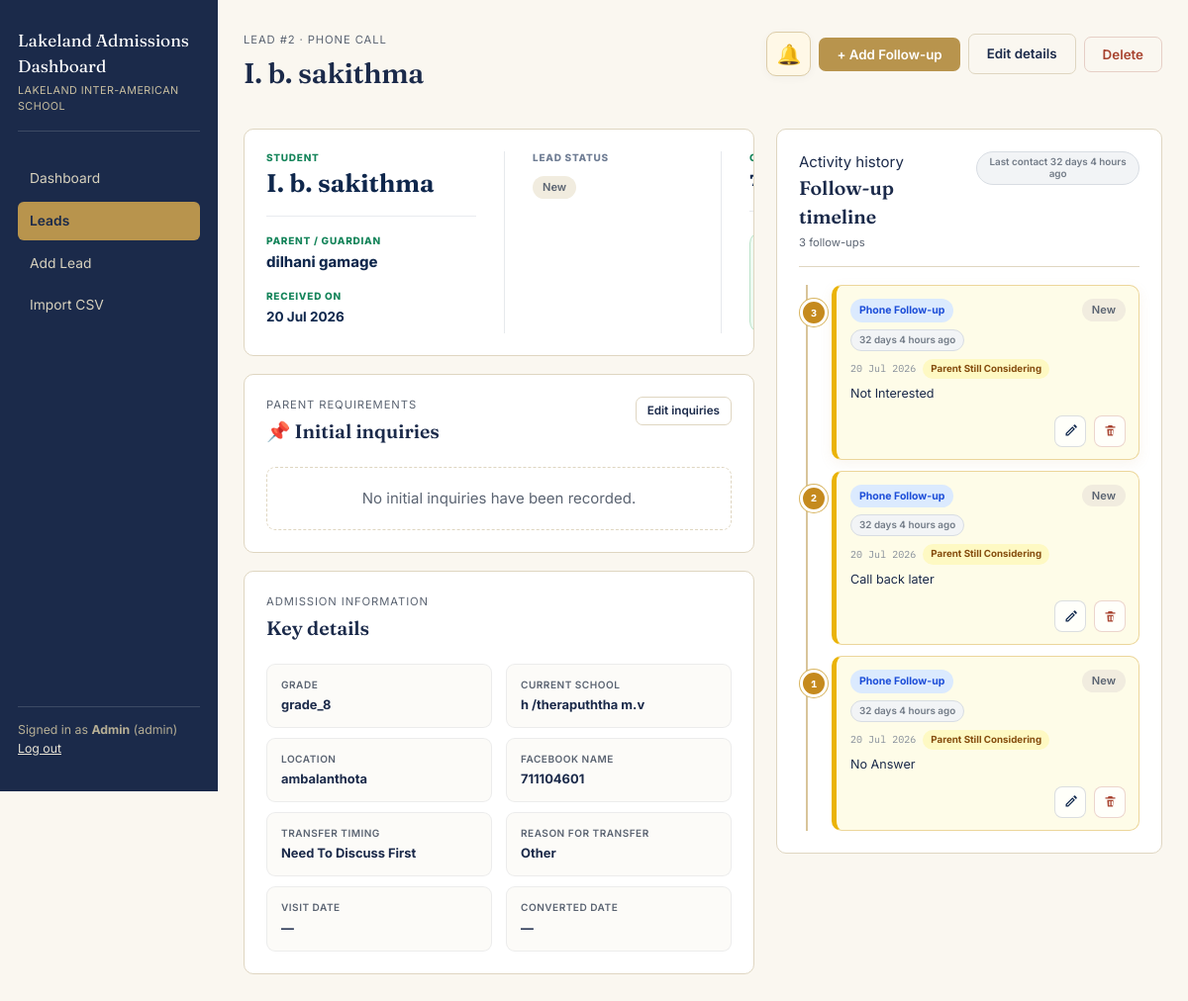
The page /lead_view.php?id=2 (signed in) on the database its author committed.
### tables this page shows
CREATE TABLE IF NOT EXISTS leads (
  id INT AUTO_INCREMENT PRIMARY KEY,
  received_date DATE NOT NULL,
  source ENUM('lead_form','whatsapp','facebook','call_in','walk_in','referral','other') NOT NULL DEFAULT 'other',
  grade VARCHAR(50) DEFAULT '',
  contact VARCHAR(50) DEFAULT '',
  parent_name VARCHAR(120) DEFAULT '',
  child_name VARCHAR(120) DEFAULT '',
  current_school VARCHAR(180) DEFAULT '',
  location VARCHAR(120) DEFAULT '',
  fb_name VARCHAR(120) DEFAULT '',
  inquiry_notes TEXT,
  transfer_period VARCHAR(120) DEFAULT '',
  reason VARCHAR(150) DEFAULT '',
  status ENUM(
    'new',
    'contacted',
    'high_quality',
    'follow_up',
    'visit_scheduled',
    'visited',
    'converted',
    'not_interested',
    'rejected',
    'random_click'
  ) NOT NULL DEFAULT 'new',
  rejection_reason VARCHAR(255) DEFAULT NULL,
  visit_date DATE DEFAULT NULL,
  converted_date DATE DEFAULT NULL,
  created_at TIMESTAMP DEFAULT CURRENT_TIMESTAMP,
  updated_at TIMESTAMP DEFAULT CURRENT_TIMESTAMP ON UPDATE CURRENT_TIMESTAMP
);

CREATE TABLE IF NOT EXISTS follow_ups (
  id INT AUTO_INCREMENT PRIMARY KEY,
  lead_id INT NOT NULL,
  followup_number INT NOT NULL,
  followup_date DATE NOT NULL,
  followup_time TIME DEFAULT NULL,
  notes TEXT,
  next_action_date DATE DEFAULT NULL,
  created_at TIMESTAMP DEFAULT CURRENT_TIMESTAMP,
  FOREIGN KEY (lead_id) REFERENCES leads(id) ON DELETE CASCADE
);

### lead_view.php (the view, shortened to what the rows shown need)
<?php
require_once __DIR__ . '/includes/auth.php';
require_once __DIR__ . '/includes/helpers.php';
$db = get_db();
$id = (int)($_GET['id'] ?? 0);
function crm_dt(?string $date, ?string $time = null): ?DateTime
{
    try { return new DateTime($date . ' ' . ($time ?: '00:00:00')); }
    catch (Throwable $e) { return null; }
}
function crm_time_ago(?string $date, ?string $time = null): string
{
    $then = crm_dt($date, $time);
    $seconds = max(0, time() - $then->getTimestamp());
    $days = intdiv($seconds, 86400);
    $hours = intdiv($seconds % 86400, 3600);
    $parts = [];
    if ($days > 0) $parts[] = $days . ' day' . ($days === 1 ? '' : 's');
    if ($hours > 0) $parts[] = $hours . ' hour' . ($hours === 1 ? '' : 's');
    return implode(' ', $parts) . ' ago';
}
$stmt = $db->prepare(
    'SELECT *
     FROM leads
     WHERE id = ?'
);
$stmt->execute([$id]);
$lead = $stmt->fetch();
$fu = $db->prepare(
    'SELECT *
     FROM follow_ups
     WHERE lead_id = ?
     ORDER BY followup_number DESC, followup_date DESC, followup_time DESC, id DESC'
);
$fu->execute([$id]);
$followups = $fu->fetchAll();
$followupCount = count($followups);
$latestFollowup = $followupCount ? $followups[0] : null;
$scheduleOptionsByFollowup = [];
$followupTypeLabels = [
    'phone_call' => 'Phone Follow-up',
    'whatsapp_admission' => 'WhatsApp Admission Reminder',
    'whatsapp_engagement' => 'WhatsApp Engagement Content',
    'physical_followup' => 'Physical Follow-up',
    'call_engagement' => 'Call Engagement',
    'general_followup' => 'General Follow-up',
];
$outcomeLabels = [
    'interested' => 'Parent Interested',
    'positive' => 'Parent Interested',
    'still_considering' => 'Parent Still Considering',
    'pending' => 'Parent Response Pending',
    'call_back_later' => 'Parent Asked to Call Later',
    'will_call_back' => 'Parent Will Call Back',
    'no_response' => 'Parent Did Not Respond',
    'not_reached' => 'Parent Not Reached',
    'number_not_working' => 'Parent Number Not Working',
    'not_interested' => 'Parent Not Interested',
    'wrong_lead' => 'Wrong Lead',
    'accidental_lead' => 'Accidental Lead',
    'job_inquiry' => 'Job Inquiry',
    'rejected' => 'Rejected',
    'neutral' => 'Parent Still Considering',
    'negative' => 'Parent Not Interested',
];
$parentResponse = !empty($lead['parent_response'])
    ? $lead['parent_response']
    : ($latestFollowup['outcome'] ?? 'pending');
$parentResponseClassMap = [
    'interested' => 'parent-interested',
    'positive' => 'parent-interested',
    'still_considering' => 'parent-considering',
    'pending' => 'parent-considering',
    'call_back_later' => 'parent-considering',
    'will_call_back' => 'parent-considering',
    'no_response' => 'parent-no-response',
    'not_reached' => 'parent-no-response',
    'number_not_working' => 'parent-no-response',
    'not_interested' => 'parent-not-interested',
    'wrong_lead' => 'parent-not-interested',
    'accidental_lead' => 'parent-not-interested',
    'job_inquiry' => 'parent-not-interested',
    'rejected' => 'parent-rejected',
];
$parentResponseClass = $parentResponseClassMap[$parentResponse]
    ?? 'parent-neutral';
require __DIR__ . '/includes/layout_top.php';
?>
<div class="topbar">
    <div>
        <div class="eyebrow">
            Lead #<?= (int)$lead['id'] ?>
            ·
            <?= source_label($lead['source']) ?>
        </div>
        <h1>
            <?= e($lead['child_name'] ?: 'Unnamed child') ?>
        </h1>
    </div>
</div>
<div class="lead-workspace">
    <main class="lead-main-column">
        <section class="card crm-lead-overview <?= e($parentResponseClass) ?>">
    <div class="crm-lead-overview-column crm-lead-person-column">
        <div class="crm-overview-person">
            <span class="crm-overview-label">Student</span>
            <strong class="crm-overview-student-name">
                <?= e($lead['child_name'] ?: 'Unnamed child') ?>
            </strong>
        </div>
        <div class="crm-overview-person">
            <span class="crm-overview-label">Parent / Guardian</span>
            <strong class="crm-overview-parent-name">
                <?= e($lead['parent_name'] ?: 'Not added') ?>
            </strong>
        </div>
        <div class="crm-overview-received">
            <span class="crm-overview-label">Received on</span>
            <strong>
                <?= e(fmt_date($lead['received_date'] ?? null)) ?>
            </strong>
        </div>
    </div>
</section>
        <section class="card inquiry-priority-card" id="inquiries">
            <div class="section-title-row compact-title-row">
                <div>
                    <h2>📌 Initial inquiries</h2>
                </div>
            </div>
        </section>
        <section class="card key-details-card">
            <div class="section-title-row compact-title-row">
                <div>
                    <h2>Key details</h2>
                </div>
            </div>
            <div class="details-grid">
                <div class="detail-row"><span>Grade</span><strong><?= e($lead['grade']) ?: '—' ?></strong></div>
                <div class="detail-row"><span>Current school</span><strong><?= e($lead['current_school']) ?: '—' ?></strong></div>
                <div class="detail-row"><span>Location</span><strong><?= e($lead['location']) ?: '—' ?></strong></div>
                <?php if (!empty($lead['fb_name'])): ?>
                    <div class="detail-row"><span>Facebook name</span><strong><?= e($lead['fb_name']) ?></strong></div>
                <?php endif; ?>
                <div class="detail-row"><span>Transfer timing</span><strong><?= e(ucwords(str_replace('_', ' ', $lead['transfer_period'] ?: '—'))) ?></strong></div>
                <div class="detail-row"><span>Reason for transfer</span><strong><?= e(ucwords(str_replace('_', ' ', $lead['reason'] ?: '—'))) ?></strong></div>
                <div class="detail-row"><span>Visit date</span><strong><?= fmt_date($lead['visit_date']) ?></strong></div>
                <div class="detail-row"><span>Converted date</span><strong><?= fmt_date($lead['converted_date']) ?></strong></div>
            </div>
        </section>
    </main>
    <aside class="lead-followup-column">
        <section class="card followup-timeline-card">
            <div class="followup-panel-header">
                <div>
                    <div class="eyebrow">Activity history</div>
                    <h2>Follow-up timeline</h2>
                    <div class="timeline-summary-text">
                    </div>
                </div>
                <?php if ($latestFollowup): ?>
                    <span class="timeline-last-contact-chip">
                        Last contact <?= e(crm_time_ago($latestFollowup['followup_date'], $latestFollowup['followup_time'])) ?>
                    </span>
                <?php endif; ?>
            </div>
            <?php if (!$followups): ?>
                <div class="empty-followup-state">No follow-ups logged yet.</div>
            <?php else: ?>
                <div class="timeline">
                    <?php foreach ($followups as $f): ?>
                        <?php
                        $followupType = $f['followup_type'] ?? 'phone_call';
                        $outcome = $f['outcome'] ?? 'still_considering';
                        $savedStatus = $f['lead_status'] ?? 'new';
                        $followupTypeLabel = $followupTypeLabels[$followupType] ?? 'Follow-up';
                        $outcomeLabel = $outcomeLabels[$outcome] ?? ucwords(str_replace('_', ' ', $outcome));
                        $timeAgo = crm_time_ago($f['followup_date'], $f['followup_time']);
                        $timelineResponseClassMap = [
                            'interested' => 'timeline-response-interested',
                            'positive' => 'timeline-response-interested',
                            'still_considering' => 'timeline-response-considering',
                            'pending' => 'timeline-response-considering',
                            'call_back_later' => 'timeline-response-considering',
                            'will_call_back' => 'timeline-response-considering',
                            'no_response' => 'timeline-response-no-response',
                            'not_reached' => 'timeline-response-no-response',
                            'number_not_working' => 'timeline-response-no-response',
                            'not_interested' => 'timeline-response-negative',
                            'wrong_lead' => 'timeline-response-negative',
                            'accidental_lead' => 'timeline-response-negative',
                            'job_inquiry' => 'timeline-response-negative',
                            'rejected' => 'timeline-response-negative',
                        ];
                        $timelineResponseClass = $timelineResponseClassMap[$outcome]
                            ?? 'timeline-response-neutral';
                        ?>
                        <article
                            class="timeline-item followup-<?= e($followupType) ?> <?= e($timelineResponseClass) ?>"
                            data-num="<?= (int)$f['followup_number'] ?>"
                        >
                            <div class="followup-card-topline">
                                <div class="followup-method-wrap">
                                    <span class="followup-type"><?= e($followupTypeLabel) ?></span>
                                    <span class="followup-age-chip"><?= e($timeAgo) ?></span>
                                </div>
                                <span class="tag <?= status_class($savedStatus) ?>"><?= status_label($savedStatus) ?></span>
                            </div>
                            <div class="followup-meta-line">
                                <span><?= fmt_datetime($f['followup_date'], $f['followup_time']) ?></span>
                                <span class="outcome-badge outcome-<?= e($outcome) ?>"><?= e($outcomeLabel) ?></span>
                            </div>
                            <?php if (!empty($f['notes'])): ?>
                                <div class="notes"><?= nl2br(e($f['notes'])) ?></div>
                            <?php endif; ?>
                            <?php
                            $savedScheduleOptions = $scheduleOptionsByFollowup[(int)$f['id']] ?? [];
                            ?>
                            <?php if (is_admin()): ?>
                                <div class="actions timeline-card-actions">
                                    <button
                                        type="button"
                                        class="timeline-icon-action timeline-edit-action"
                                        aria-label="Edit follow-up"
                                        title="Edit follow-up"
                                        onclick='openFollowupModal(<?= json_encode([
                                            "id" => (int)$f["id"],
                                            "date" => $f["followup_date"] ?? "",
                                            "time" => $f["followup_time"] ?? "",
                                            "type" => $followupType,
                                            "outcome" => $outcome,
                                            "lead_status" => $savedStatus,
                                            "notes" => $f["notes"] ?? "",
                                            "next_date" => $f["next_action_date"] ?? "",
                                            "next_time" => $f["next_action_time"] ?? "",
                                            "schedule_options" => array_values($savedScheduleOptions),
                                        ], JSON_HEX_TAG | JSON_HEX_APOS | JSON_HEX_AMP | JSON_HEX_QUOT) ?>)'
                                    >
                                        <svg
                                            viewBox="0 0 24 24"
                                            aria-hidden="true"
                                            focusable="false"
                                        >
                                            <path
                                                d="M4 20h4.2L19 9.2 14.8 5 4 15.8V20Zm2-3.4 8.8-8.8 1.4 1.4-8.8 8.8H6v-1.4ZM16.2 3.6l1.2-1.2a1.4 1.4 0 0 1 2 0l2.2 2.2a1.4 1.4 0 0 1 0 2l-1.2 1.2-4.2-4.2Z"
                                            />
                                        </svg>
                                    </button>
                                    <button
                                        type="button"
                                        class="timeline-icon-action timeline-delete-action"
                                        aria-label="Delete follow-up"
                                        title="Delete follow-up"
                                        onclick="openRemoveFollowupModal(
                                            <?= (int)$f['id'] ?>,
                                            <?= (int)$f['followup_number'] ?>
                                        )"
                                    >
                                        <svg
                                            viewBox="0 0 24 24"
                                            aria-hidden="true"
                                            focusable="false"
                                        >
                                            <path
                                                d="M9 3h6l1 2h4v2H4V5h4l1-2Zm-2 6h10l-.8 11H7.8L7 9Zm3 2v7h2v-7h-2Zm4 0v7h2v-7h-2Z"
                                            />
                                        </svg>
                                    </button>
                                </div>
                            <?php endif; ?>
                        </article>
                    <?php endforeach; ?>
                </div>
            <?php endif; ?>
        </section>
    </aside>
</div>
<?php require __DIR__ . '/includes/layout_bottom.php'; ?>

### rows shown on the page
leads: id "2", source "PHONE CALL", child_name "I. b. sakithma", parent_name "dilhani gamage", received_date "20 Jul 2026", grade "grade_8", current_school "h /therapuththa m.v", location "ambalanthota", fb_name "711104601", transfer_period "Need To Discuss First", reason "Other", visit_date "—", converted_date "—"
follow_ups: followup_date+followup_time "32 days 4 hours ago", followupTypeLabel "Phone Follow-up", timeAgo "32 days 4 hours ago", savedStatus "New", fmt_datetime($f['followup_date'], $f['followup_time']) "20 Jul 2026", outcomeLabel "Parent Still Considering", notes "Not Interested"
follow_ups: followupTypeLabel "Phone Follow-up", timeAgo "32 days 4 hours ago", savedStatus "New", fmt_datetime($f['followup_date'], $f['followup_time']) "20 Jul 2026", outcomeLabel "Parent Still Considering", notes "Call back later"
follow_ups: followupTypeLabel "Phone Follow-up", timeAgo "32 days 4 hours ago", savedStatus "New", fmt_datetime($f['followup_date'], $f['followup_time']) "20 Jul 2026", outcomeLabel "Parent Still Considering", notes "No Answer"

### other values the page prints
SITE_TITLE "Lakeland Admissions Dashboard"
SCHOOL_NAME "LAKELAND INTER-AMERICAN SCHOOL"
$user['display_name'] "Admin"
$user['role'] "admin"
$workflowLabels[$workflowStatus] "New"
$followupCount "3"
